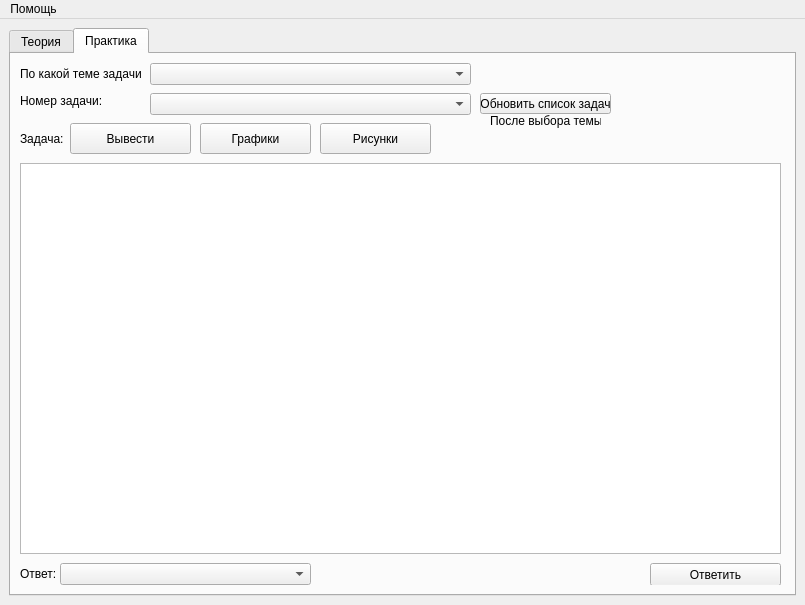
<?xml version="1.0" encoding="UTF-8"?>
<ui version="4.0">
 <class>MainWindow</class>
 <widget class="QMainWindow" name="MainWindow">
  <property name="geometry">
   <rect>
    <x>0</x>
    <y>0</y>
    <width>805</width>
    <height>605</height>
   </rect>
  </property>
  <property name="windowTitle">
   <string>Комплексные числа</string>
  </property>
  <widget class="QWidget" name="centralwidget">
   <layout class="QHBoxLayout" name="horizontalLayout">
    <item>
     <widget class="QTabWidget" name="tabWidget">
      <property name="currentIndex">
       <number>1</number>
      </property>
      <widget class="QWidget" name="tab">
       <attribute name="title">
        <string>Теория</string>
       </attribute>
       <layout class="QHBoxLayout" name="horizontalLayout_2">
        <item>
         <widget class="QWidget" name="widget" native="true">
          <widget class="QLabel" name="label">
           <property name="geometry">
            <rect>
             <x>0</x>
             <y>0</y>
             <width>161</width>
             <height>21</height>
            </rect>
           </property>
           <property name="text">
            <string>Какую тему хотите выбрать?</string>
           </property>
          </widget>
          <widget class="QComboBox" name="themes">
           <property name="geometry">
            <rect>
             <x>170</x>
             <y>0</y>
             <width>461</width>
             <height>22</height>
            </rect>
           </property>
          </widget>
          <widget class="QTextEdit" name="data_output">
           <property name="geometry">
            <rect>
             <x>0</x>
             <y>70</y>
             <width>761</width>
             <height>451</height>
            </rect>
           </property>
           <property name="html">
            <string>&lt;!DOCTYPE HTML PUBLIC &quot;-//W3C//DTD HTML 4.0//EN&quot; &quot;http://www.w3.org/TR/REC-html40/strict.dtd&quot;&gt;
&lt;html&gt;&lt;head&gt;&lt;meta name=&quot;qrichtext&quot; content=&quot;1&quot; /&gt;&lt;style type=&quot;text/css&quot;&gt;
p, li { white-space: pre-wrap; }
&lt;/style&gt;&lt;/head&gt;&lt;body style=&quot; font-family:'MS Shell Dlg 2'; font-size:8.25pt; font-weight:400; font-style:normal;&quot;&gt;
&lt;p style=&quot;-qt-paragraph-type:empty; margin-top:0px; margin-bottom:0px; margin-left:0px; margin-right:0px; -qt-block-indent:0; text-indent:0px; font-size:14.25pt;&quot;&gt;&lt;br /&gt;&lt;/p&gt;&lt;/body&gt;&lt;/html&gt;</string>
           </property>
          </widget>
          <widget class="QPushButton" name="images_theory_btn">
           <property name="geometry">
            <rect>
             <x>0</x>
             <y>30</y>
             <width>151</width>
             <height>31</height>
            </rect>
           </property>
           <property name="text">
            <string>Рисунки</string>
           </property>
          </widget>
          <widget class="QPushButton" name="upload_btn">
           <property name="geometry">
            <rect>
             <x>640</x>
             <y>0</y>
             <width>121</width>
             <height>23</height>
            </rect>
           </property>
           <property name="text">
            <string>Загрузить урок</string>
           </property>
          </widget>
         </widget>
        </item>
       </layout>
      </widget>
      <widget class="QWidget" name="tab_2">
       <attribute name="title">
        <string>Практика</string>
       </attribute>
       <layout class="QHBoxLayout" name="horizontalLayout_3">
        <item>
         <widget class="QWidget" name="widget_2" native="true">
          <widget class="QLabel" name="label_2">
           <property name="geometry">
            <rect>
             <x>0</x>
             <y>0</y>
             <width>121</width>
             <height>21</height>
            </rect>
           </property>
           <property name="text">
            <string>По какой теме задачи?</string>
           </property>
          </widget>
          <widget class="QLabel" name="label_3">
           <property name="geometry">
            <rect>
             <x>0</x>
             <y>30</y>
             <width>121</width>
             <height>16</height>
            </rect>
           </property>
           <property name="text">
            <string>Номер задачи:</string>
           </property>
          </widget>
          <widget class="QComboBox" name="ex_themes">
           <property name="geometry">
            <rect>
             <x>130</x>
             <y>0</y>
             <width>321</width>
             <height>22</height>
            </rect>
           </property>
          </widget>
          <widget class="QComboBox" name="ex_nums">
           <property name="geometry">
            <rect>
             <x>130</x>
             <y>30</y>
             <width>321</width>
             <height>22</height>
            </rect>
           </property>
          </widget>
          <widget class="QLabel" name="label_4">
           <property name="geometry">
            <rect>
             <x>0</x>
             <y>60</y>
             <width>47</width>
             <height>31</height>
            </rect>
           </property>
           <property name="text">
            <string>Задача:</string>
           </property>
          </widget>
          <widget class="QTextEdit" name="ex_output">
           <property name="geometry">
            <rect>
             <x>0</x>
             <y>100</y>
             <width>761</width>
             <height>391</height>
            </rect>
           </property>
          </widget>
          <widget class="QLabel" name="label_5">
           <property name="geometry">
            <rect>
             <x>0</x>
             <y>500</y>
             <width>41</width>
             <height>21</height>
            </rect>
           </property>
           <property name="text">
            <string>Ответ:</string>
           </property>
          </widget>
          <widget class="QPushButton" name="output_btn">
           <property name="geometry">
            <rect>
             <x>50</x>
             <y>60</y>
             <width>121</width>
             <height>31</height>
            </rect>
           </property>
           <property name="text">
            <string>Вывести</string>
           </property>
          </widget>
          <widget class="QPushButton" name="answer_btn">
           <property name="geometry">
            <rect>
             <x>630</x>
             <y>500</y>
             <width>131</width>
             <height>23</height>
            </rect>
           </property>
           <property name="text">
            <string>Ответить</string>
           </property>
          </widget>
          <widget class="QPushButton" name="ex_upload_nums_btn">
           <property name="geometry">
            <rect>
             <x>460</x>
             <y>30</y>
             <width>131</width>
             <height>21</height>
            </rect>
           </property>
           <property name="text">
            <string>Обновить список задач</string>
           </property>
          </widget>
          <widget class="QComboBox" name="result">
           <property name="geometry">
            <rect>
             <x>40</x>
             <y>500</y>
             <width>251</width>
             <height>22</height>
            </rect>
           </property>
          </widget>
          <widget class="QLabel" name="res_output">
           <property name="geometry">
            <rect>
             <x>300</x>
             <y>500</y>
             <width>321</width>
             <height>21</height>
            </rect>
           </property>
           <property name="text">
            <string/>
           </property>
          </widget>
          <widget class="QPushButton" name="graph_btn">
           <property name="geometry">
            <rect>
             <x>180</x>
             <y>60</y>
             <width>111</width>
             <height>31</height>
            </rect>
           </property>
           <property name="text">
            <string>Графики</string>
           </property>
          </widget>
          <widget class="QPushButton" name="im_practice_btn">
           <property name="geometry">
            <rect>
             <x>300</x>
             <y>60</y>
             <width>111</width>
             <height>31</height>
            </rect>
           </property>
           <property name="text">
            <string>Рисунки</string>
           </property>
          </widget>
          <widget class="QLabel" name="label_9">
           <property name="geometry">
            <rect>
             <x>470</x>
             <y>50</y>
             <width>111</width>
             <height>16</height>
            </rect>
           </property>
           <property name="text">
            <string>&lt;html&gt;&lt;head/&gt;&lt;body&gt;&lt;p align=&quot;center&quot;&gt;После выбора темы&lt;/p&gt;&lt;/body&gt;&lt;/html&gt;</string>
           </property>
          </widget>
         </widget>
        </item>
       </layout>
      </widget>
     </widget>
    </item>
   </layout>
  </widget>
  <widget class="QMenuBar" name="menubar">
   <property name="geometry">
    <rect>
     <x>0</x>
     <y>0</y>
     <width>805</width>
     <height>21</height>
    </rect>
   </property>
   <widget class="QMenu" name="help_menu">
    <property name="title">
     <string>Помощь</string>
    </property>
   </widget>
   <addaction name="help_menu"/>
  </widget>
 </widget>
 <resources/>
 <connections/>
</ui>
